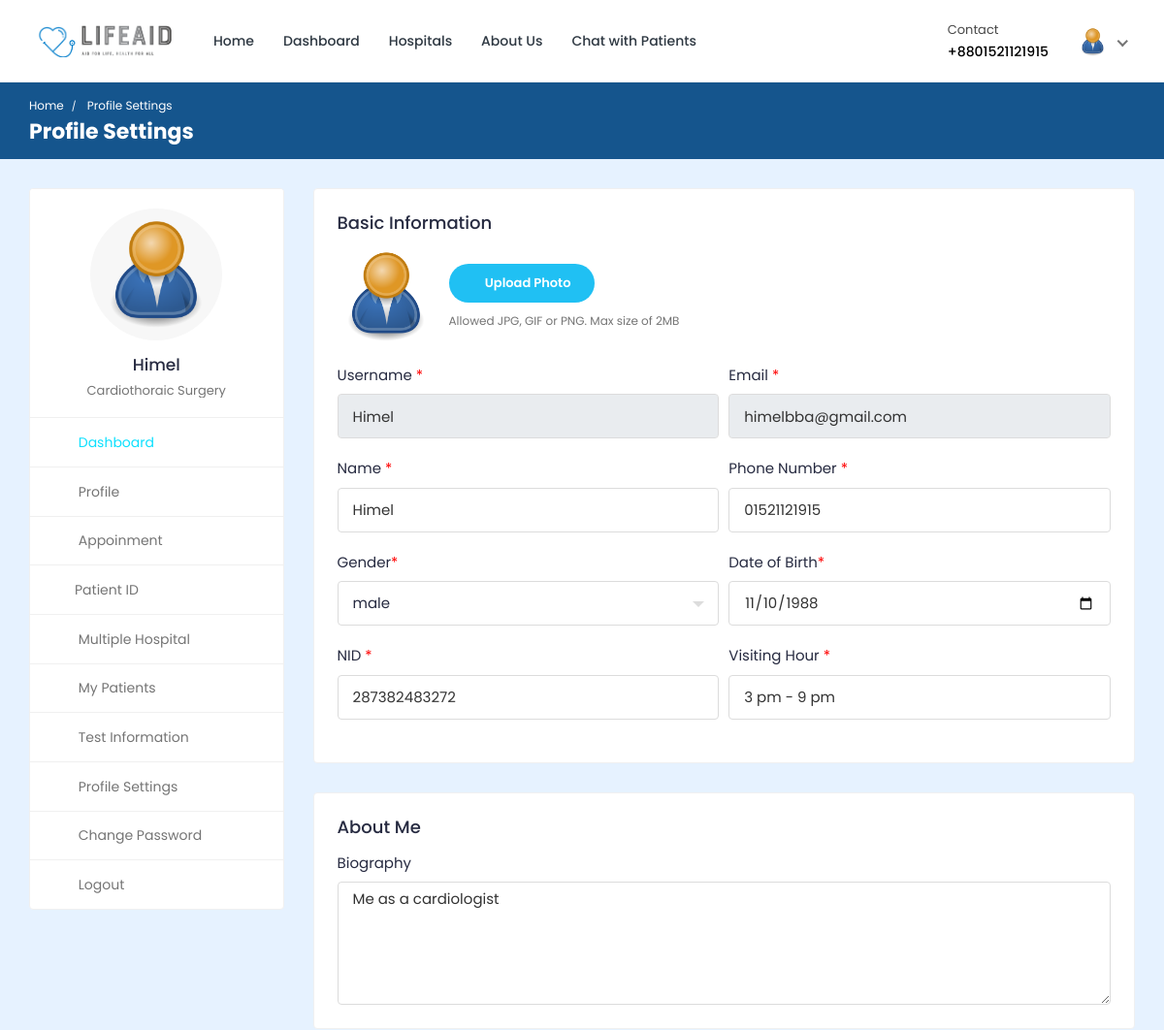
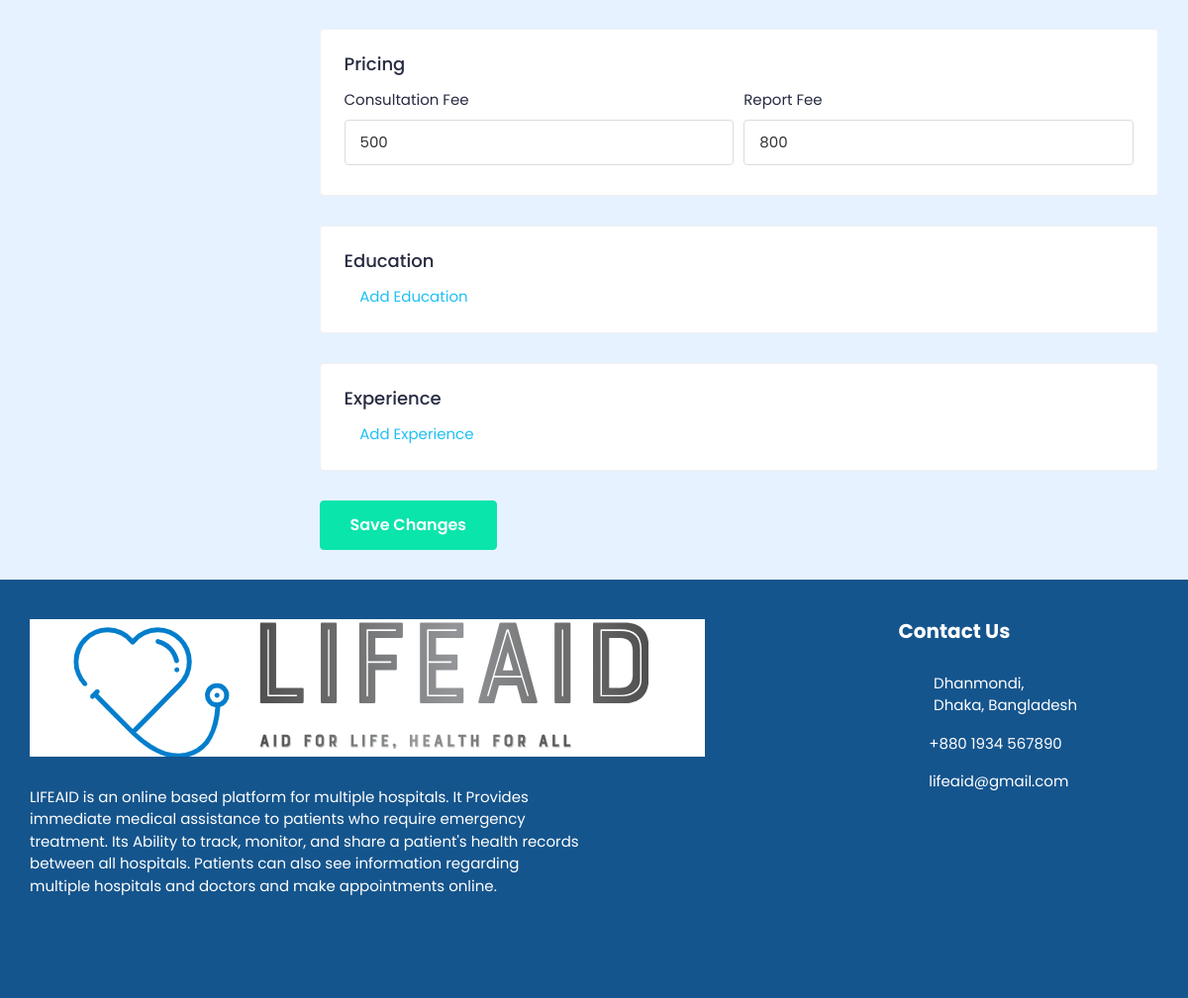
The page /doctor/doctor-profile-settings/ (signed in) on the database its author committed (2 pictures, top to bottom).
### doctor/models.py (models this page shows, shortened)
class Doctor_Information(models.Model):
    DOCTOR_TYPE = (
        ('Cardiologists', 'Cardiologists'),
        ('Neurologists', 'Neurologists'),
        ('Pediatricians', 'Pediatricians'),
        ('Physiatrists', 'Physiatrists'),
        ('Dermatologists', 'Dermatologists'),
    )
    doctor_id = models.AutoField(primary_key=True)
    user = models.OneToOneField(User, on_delete=models.CASCADE, null=True, blank=True, related_name='profile')
    name = models.CharField(max_length=200, null=True, blank=True)
    username = models.CharField(max_length=200, null=True, blank=True)
    gender = models.CharField(max_length=200, null=True, blank=True)
    description = models.TextField(max_length=1000, null=True, blank=True)
    department = models.CharField(max_length=200, choices=DOCTOR_TYPE, null=True, blank=True)
    department_name = models.ForeignKey(hospital_department, on_delete=models.SET_NULL, null=True, blank=True)
    specialization = models.ForeignKey(specialization, on_delete=models.SET_NULL, null=True, blank=True)
    featured_image = models.ImageField(upload_to='doctors/', default='doctors/user-default.png', null=True, blank=True)
    certificate_image = models.ImageField(upload_to='doctors_certificate/', default='doctors_certificate/default.png', null=True, blank=True)
    email = models.EmailField(max_length=200, null=True, blank=True)
    phone_number = models.CharField(max_length=200, null=True, blank=True)
    nid = models.CharField(max_length=200, null=True, blank=True)
    visiting_hour = models.CharField(max_length=200, null=True, blank=True)
    consultation_fee = models.IntegerField(null=True, blank=True)
    report_fee = models.IntegerField(null=True, blank=True)
    dob = models.CharField(max_length=200, null=True, blank=True)
    institute = models.CharField(max_length=200, null=True, blank=True)
    degree = models.CharField(max_length=200, null=True, blank=True)
    completion_year = models.CharField(max_length=200, null=True, blank=True)
    work_place = models.CharField(max_length=200, null=True, blank=True)
    designation = models.CharField(max_length=200, null=True, blank=True)
    start_year = models.CharField(max_length=200, null=True, blank=True)
    end_year = models.CharField(max_length=200, null=True, blank=True)
    register_status =  models.CharField(max_length=200, null=True, blank=True)
    hospital_name = models.ForeignKey(Hospital_Information, on_delete=models.SET_NULL, null=True, blank=True)

### hospital_admin/models.py (models this page shows, shortened)
class specialization(models.Model):
    specialization_id = models.AutoField(primary_key=True)
    specialization_name = models.CharField(max_length=200, null=True, blank=True)
    hospital = models.ForeignKey(Hospital_Information, on_delete=models.CASCADE, null=True, blank=True)

### doctor/views.py (the view, shortened to what this page needs)
# urls.py: path('doctor-profile-settings/', views.doctor_profile_settings,name='doctor-profile-settings'),
@csrf_exempt
@login_required(login_url="doctor-login")
def doctor_profile_settings(request):
    if request.user.is_doctor:
        doctor = Doctor_Information.objects.get(user=request.user)
        old_featured_image = doctor.featured_image
        if request.method == 'GET':
            educations = Education.objects.filter(doctor=doctor)
            experiences = Experience.objects.filter(doctor=doctor)
            context = {'doctor': doctor, 'educations': educations, 'experiences': experiences}
            return render(request, 'doctor-profile-settings.html', context)
    else:
        print(f"⚠️ Unauthorized access attempt by user: {request.user.username}")
        return redirect('doctor-logout')

### templates/doctor-profile-settings.html (shortened to what this page needs)
{% load static %}
<!DOCTYPE html>
<html lang="en">
  <head>
    <link
      rel="stylesheet"
      href="{% static 'HealthStack-System/plugins/Normal/select2/css/select2.min.css' %}"
    />
    <link
      rel="stylesheet"
      href="{% static 'HealthStack-System/plugins/Normal/bootstrap-tagsinput/css/bootstrap-tagsinput.css' %}"
    />
    <link
      rel="stylesheet"
      href="{% static 'HealthStack-System/plugins/Normal/dropzone/dropzone.min.css' %}"
    />
    <link
      rel="stylesheet"
      href="{% static 'HealthStack-System/css/Normal/bootstrap.min.css' %}"
    />
    <link
      rel="stylesheet"
      href="{% static 'HealthStack-System/plugins/Normal/fontawesome/css/fontawesome.min.css' %}"
    />
    <link
      rel="stylesheet"
      href="{% static 'HealthStack-System/plugins/Normal/fontawesome/css/all.min.css' %}"
    />
    <link
      rel="stylesheet"
      href="% static 'HealthStack-System/plugins/fancybox/jquery.fancybox.min.css' %"
    />
    <link
      rel="stylesheet"
      href="{% static 'HealthStack-System/css/Normal/style.css' %}"
    />
  </head>
  <body>
    <div class="main-wrapper">
      <header class="header">{% include 'doctor-navbar.html' %}</header>
      <div class="breadcrumb-bar">
        <div class="container-fluid">
          <div class="row align-items-center">
            <div class="col-md-12 col-12">
              <nav aria-label="breadcrumb" class="page-breadcrumb">
                <ol class="breadcrumb">
                  <li class="breadcrumb-item"><a href="{% url 'doctor-dashboard' %}">Home</a></li>
                  <li class="breadcrumb-item active" aria-current="page">
                    Profile Settings
                  </li>
                </ol>
              </nav>
              <h2 class="breadcrumb-title">Profile Settings</h2>{% include 'message.html' %}
            </div>
          </div>
        </div>
      </div>
      <div class="content">
        <div class="container-fluid">
          <div class="row">
            <div class="col-md-5 col-lg-4 col-xl-3 theiaStickySidebar">
              <div>{% include 'doctor-sidebar.html' %}</div>
            </div>
	          <div class="col-md-7 col-lg-8 col-xl-9">
            <form action="{% url 'doctor-profile-settings' %}" method="POST" enctype="multipart/form-data">
							<div class="card">
								<div class="card-body">
									<h4 class="card-title">Basic Information</h4>
									<div class="row form-row">
										<div class="col-md-12">
											<div class="form-group">
												<div class="change-avatar">
													<div class="profile-img">
														<img src="{{doctor.featured_image.url}}" alt="User Image">
													</div>
													<div class="upload-img">
														<div class="change-photo-btn">
															<span><i class="fa fa-upload"></i> Upload Photo</span>
														</div>
														<small class="form-text text-muted">Allowed JPG, GIF or PNG. Max size of 2MB</small>
													</div>
												</div>
											</div>
										</div>
										<div class="col-md-6">
											<div class="form-group">
												<label>Username <span class="text-danger">*</span></label>
												<input type="text" class="form-control" readonly value="{{doctor.username}}" >
											</div>
										</div>
										<div class="col-md-6">
											<div class="form-group">
												<label>Email <span class="text-danger">*</span></label>
												<input type="email" class="form-control" readonly value="{{doctor.email}}">
											</div>
										</div>
										<div class="col-md-6">
											<div class="form-group">
												<label>Name <span class="text-danger">*</span></label>
												<input type="text" name="name" class="form-control" value="{{doctor.name}}">
											</div>
										</div>
										<div class="col-md-6">
											<div class="form-group">
												<label>Phone Number <span class="text-danger">*</span></label>
												<input type="number" name="number" class="form-control" value="{{doctor.phone_number}}"placeholder="Phone Number">
											</div>
										</div>
										<div class="col-md-6">
											<div class="form-group">
												<label>Gender<span class="text-danger">*</span></label>
											</div>
										</div>
										<div class="col-md-6">
											<div class="form-group mb-0">
												<label>Date of Birth<span class="text-danger">*</span></label>
												<input type="date" class="form-control" name="dob" value="{{doctor.dob}}">
											</div>
										</div>
                    <div class="col-md-6">
											<div class="form-group">
												<label>NID <span class="text-danger">*</span></label>
												<input type="number" name="nid" class="form-control" value="{{doctor.nid}}" placeholder="NID">
											</div>
										</div>
                    <div class="col-md-6">
											<div class="form-group">
												<label>Visiting Hour <span class="text-danger">*</span></label>
												<input type="text" name="visit_hour" class="form-control" value="{{doctor.visiting_hour}}" placeholder="x am - x pm">
											</div>
										</div>
									</div>
								</div>
							</div>
							<div class="card">
								<div class="card-body">
									<h4 class="card-title">About Me</h4>
									<div class="form-group mb-0">
										<label>Biography</label>
										<textarea class="form-control" rows="5" name="description">{{doctor.description}}</textarea>
									</div>
								</div>
							</div>
							<div class="card contact-card">
								<div class="card-body">
									<h4 class="card-title">Pricing</h4>
									<div class="row form-row">
										<div class="col-md-6">
											<div class="form-group">
												<label>Consultation Fee</label>
												<input type="text" name="consultation_fee" class="form-control" value="{{doctor.consultation_fee}}">
											</div>
										</div>
										<div class="col-md-6">
											<div class="form-group">
												<label class="control-label">Report Fee</label>
												<input type="text" name="report_fee" class="form-control" value="{{doctor.report_fee}}">
											</div>
										</div>
									</div>
								</div>
							</div>
							<div class="card">
								<div class="card-body">
									<h4 class="card-title">Education</h4>
									<div class="add-more">
										<a href="javascript:void(0);" class="add-education"><i class="fa fa-plus-circle"></i> Add Education</a>
									</div>
								</div>
							</div>
							<div class="card">
								<div class="card-body">
									<h4 class="card-title">Experience</h4>
									<div class="add-more">
										<a href="javascript:void(0);" class="add-experience"><i class="fa fa-plus-circle"></i> Add Experience</a>
									</div>
								</div>
							</div>
					    <div class="submit-section submit-btn-bottom">
								<button type="submit" class="btn btn-primary submit-btn">Save Changes</button>
							</div>
            </form>
						</div>
          </div>
        </div>
      </div>
      {% include 'footer.html' %}
    </div>
  </body>
</html>

### templates/doctor-navbar.html (shortened to what this page needs)
{% load static %}
<nav class="navbar navbar-expand-lg header-nav">
  <div class="navbar-header">
    <a href="{% url 'hospital_home'%}" class="navbar-brand logo">
      <img
        src="{% static 'HealthStack-System/images/Normal/logo.png' %}"
        class="img-fluid"
        alt="Logo"
      />
    </a>
  </div>
  <div class="main-menu-wrapper">
    <ul class="main-nav">
      <li>
        <a href="{% url 'hospital_home'%}">Home</a>
      </li>
      <li>
        <a href="{% url 'doctor-dashboard'%}">Dashboard</a>
      </li>
      <li><a href="{% url 'multiple-hospital' %}" style="text-decoration: none;">Hospitals</a></li>
      <li>
        <a href="{% url 'about-us'%}">About Us</a>
      </li>
      <li>
        <a href="{% url 'chat-home' pk=user.id %}">Chat with Patients</a>
      </li>
    </ul>
  </div>
  <ul class="nav header-navbar-rht">
    <li class="nav-item contact-item">
      <div class="header-contact-img">
        <i class="far fa-hospital"></i>
      </div>
      <div class="header-contact-detail">
        <p class="contact-header">Contact</p>
        <p class="contact-info-header">+88{{doctor.phone_number}}</p>
      </div>
    </li>
    <li class="nav-item dropdown has-arrow logged-item">
      <a href="#" class="dropdown-toggle nav-link" data-toggle="dropdown">
        <span class="user-img">
          <img
            class="rounded-circle"
            src="{{ doctor.featured_image.url }}"
            width="31"
            alt="Darren Elder"
          />
        </span>
      </a>
    </li>
  </ul>
</nav>

### templates/doctor-sidebar.html (shortened to what this page needs)
{% load static %}
<div class="profile-sidebar">
  <div class="widget-profile pro-widget-content">
    <div class="profile-info-widget">
      <a href="#" class="booking-doc-img">
        <img
          src="{{ doctor.featured_image.url }}"
          alt="User Image"
        />
      </a>
      <div class="profile-det-info">
        <h3>{{ doctor.name }}</h3>
        <div class="patient-details">
          <h5 class="mb-0">{{doctor.specialization.specialization_name}}</h5>
        </div>
      </div>
    </div>
  </div>
  <div class="dashboard-widget">
    <nav class="dashboard-menu sidebar">
      <ul>
        <li class="active">
          <a href="{% url 'doctor-dashboard' %}">
            <i class="fas fa-columns"></i>
            <span>Dashboard</span>
          </a>
        </li>
        <li>
        <a href="{% url 'doctor-profile' pk=doctor.doctor_id %}">
          <i class="fas fa-user"></i>
          <span>Profile</span>
        </a>
      </li>
        <li>
          <a href="{% url 'appointments'%}">
            <i class="fas fa-user-circle"></i>
            <span>Appoinment</span>
          </a>
        </li>
        <li class="nav-item has-submenu">
            <a href="#" class="nav-link"><i class="fas fa-search"></i><span>Patient ID</span></a>
        </li>
        <li>
          <a href="{% url 'multiple-hospital' %}">
            <i class="fas fa-hospital"></i>
            <span>Multiple Hospital</span>
          </a>
      </li>
        <li>
          <a href="{% url 'my-patients' %}">
            <i class="fas fa-user-injured"></i>
            <span>My Patients</span>
          </a>
        </li>
        <li>
          <a href="{% url 'doctor-test-list'%}" target="_blank">
            <i class="fas fa-hourglass-start"></i>
            <span>Test Information</span>
          </a>
        </li>
        <li>
          <a
            href="{% url 'doctor-profile-settings' %}"
          >
            <i class="fas fa-user-cog"></i>
            <span>Profile Settings</span>
          </a>
        </li>
        <li>
          <a href="{% url 'doctor-change-password' pk=user.id%}">
            <i class="fas fa-lock"></i>
            <span>Change Password</span>
          </a>
        </li>
        <li>
          <a href="{% url 'doctor-logout'%}">
            <i class="fas fa-sign-out-alt"></i>
            <span>Logout</span>
          </a>
        </li>
      </ul>
    </nav>
  </div>
</div>

### rows shown on the page
Doctor_Information: phone_number "01521121915", featured_image (placeholder picture), name "Himel", specialization.specialization_name "Cardiothoraic Surgery", username "Himel", email "himelbba@gmail.com", number "01521121915", dob "11/10/1988", nid "287382483272", visit_hour "3 pm - 9 pm", description "Me as a cardiologist", consultation_fee "500", report_fee "800"
